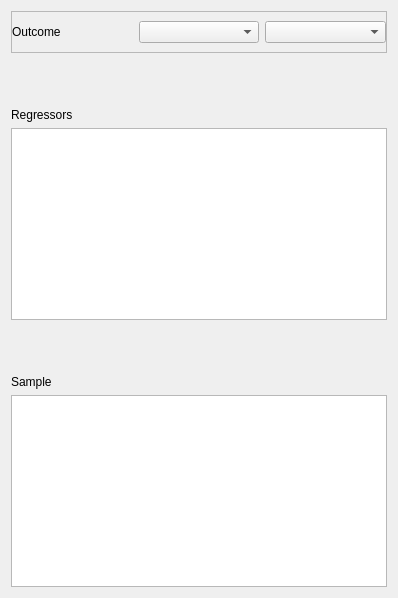
<?xml version="1.0" encoding="UTF-8"?>
<ui version="4.0">
 <class>Form</class>
 <widget class="QWidget" name="Form">
  <property name="geometry">
   <rect>
    <x>0</x>
    <y>0</y>
    <width>398</width>
    <height>598</height>
   </rect>
  </property>
  <property name="windowTitle">
   <string>Form</string>
  </property>
  <layout class="QVBoxLayout" name="verticalLayout">
   <item>
    <widget class="QFrame" name="frame">
     <property name="frameShape">
      <enum>QFrame::StyledPanel</enum>
     </property>
     <property name="frameShadow">
      <enum>QFrame::Raised</enum>
     </property>
     <layout class="QHBoxLayout" name="horizontalLayout">
      <property name="leftMargin">
       <number>0</number>
      </property>
      <property name="rightMargin">
       <number>0</number>
      </property>
      <item>
       <widget class="QLabel" name="label">
        <property name="text">
         <string>Outcome</string>
        </property>
       </widget>
      </item>
      <item>
       <widget class="QComboBox" name="comboBox_2"/>
      </item>
      <item>
       <widget class="QComboBox" name="comboBox"/>
      </item>
     </layout>
    </widget>
   </item>
   <item>
    <spacer name="verticalSpacer_2">
     <property name="orientation">
      <enum>Qt::Vertical</enum>
     </property>
     <property name="sizeHint" stdset="0">
      <size>
       <width>20</width>
       <height>40</height>
      </size>
     </property>
    </spacer>
   </item>
   <item>
    <widget class="QLabel" name="label_2">
     <property name="text">
      <string>Regressors</string>
     </property>
    </widget>
   </item>
   <item>
    <widget class="QTableView" name="tableView"/>
   </item>
   <item>
    <spacer name="verticalSpacer">
     <property name="orientation">
      <enum>Qt::Vertical</enum>
     </property>
     <property name="sizeHint" stdset="0">
      <size>
       <width>20</width>
       <height>40</height>
      </size>
     </property>
    </spacer>
   </item>
   <item>
    <widget class="QLabel" name="label_3">
     <property name="text">
      <string>Sample</string>
     </property>
    </widget>
   </item>
   <item>
    <widget class="QTableView" name="tableView_2"/>
   </item>
  </layout>
 </widget>
 <resources/>
 <connections/>
</ui>
